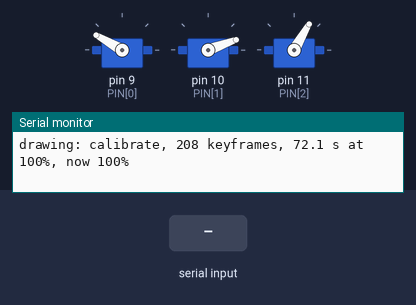
Simulated run of this sketch. Board: Arduino Uno, built with avr-gcc and run on an emulated ATmega328P. Shown: 3 × servo, the last lines printed to the serial monitor. Inputs (shaded band) come from the test bench.

Above: at 1.2 s.
1.3 s: "go\n" received over Serial
At 1.68 s:
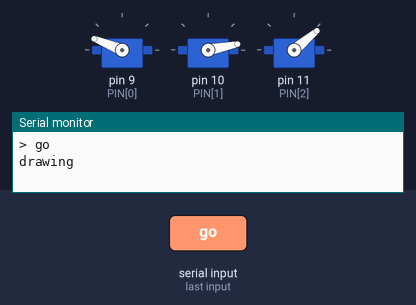
4.3 s: "stop\n" received over Serial
At 5.5 s:
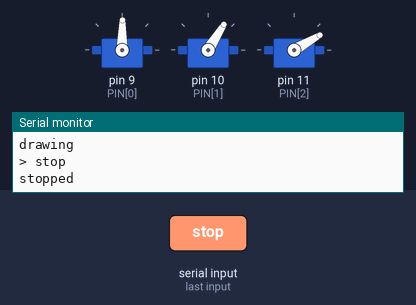
5.9 s: "park\n" received over Serial
At 6.34 s:
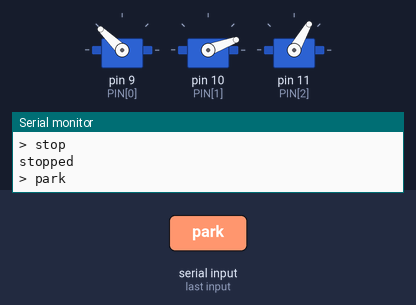
7.9 s: "loop\n" received over Serial
At 8.69 s:
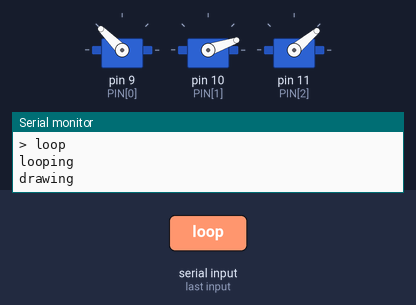
13.9 s: "go\n" received over Serial
16.9 s: "park\n" received over Serial
Timing chart, 0 to 19.9 s (numbered marks = the images above; inputs shaded):
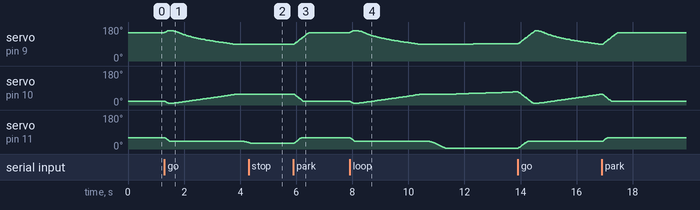

The sketch:

playback.ino
```cpp
// Clockedin playback: the board draws one drawing by itself, from drawing.h, with no app or computer once it is
// uploaded. Make drawing.h with "./firmware/arm draw <what>" (app/tools/arduino-export.mjs plans it exactly as
// the app does). It moves the servos between keyframes once per servo frame, the same way firmware/clockedin does.
// Nothing starts or stops at once, because a servo told to stop dead overshoots: the keyframes speed up and slow
// down already, glides ramp at SERVO_ACCEL, and stop and speed ease the drawing's clock over STOP_MS.
// Serial Monitor at 115200 baud, newline:
//   go           draw it from the start          stop     ease to a halt and hold
//   park         glide to the park pose           loop     draw it again and again (loop again to stop)
//   speed 50     play at 50% (or 25 to 200)       info     what drawing.h holds
#include <Servo.h>
#include <avr/pgmspace.h>
#include "arm_config.h"
#include "drawing.h"

#define AUTOSTART 0                 // 1: draw it 3 s after power-up, with no Serial Monitor at all
const uint16_t FRAME_MS = 20;

Servo servo[3];
bool playing = false, looping = false;
uint16_t k = 0;                    // the keyframe being left
uint32_t tA = 0, tB = 0;           // its time and the next one's, ms on the drawing's clock
int16_t A[3], B[3], now3[3];
float rate = 1, want = 1, speedPct = 1;   // drawing ms per real ms, what it is easing to, and the speed asked for
float tDraw = 0;                   // ms on the drawing's clock
uint32_t lastFrame = 0, lastReport = 0;
uint8_t lastTenth = 0;
char line[24];
uint8_t len = 0;

void put(uint8_t j, long cdeg) {
  cdeg = constrain(cdeg, LIMIT_MIN[j], LIMIT_MAX[j]);
  now3[j] = cdeg;
  servo[j].writeMicroseconds(map(cdeg, 0, 18000, US_MIN[j], US_MAX[j]));
}
uint16_t keyAt(uint16_t i, uint8_t f) { return pgm_read_word(&DRAWING[i][f]); }
void load(uint16_t i, int16_t a[3]) { for (uint8_t j = 0; j < 3; j++) a[j] = keyAt(i, j + 1); }

// The fastest speed that can still stop on the spot d away, slowing by a*dt each frame (not the smooth-motion
// sqrt(2ad), which arrives too fast for 20 ms frames and stops dead in the last one).
float braking(float d, float a, float dt) { return a * dt * (sqrt(0.25 + 2 * fabs(d) / (a * dt * dt)) - 0.5); }

// glide from where the servos are to a pose at up to 120 deg/s, each servo speeding up and slowing down at
// SERVO_ACCEL; blocks until it is there
void glide(const int16_t to[3]) {
  const float A = SERVO_ACCEL * 100, V = 12000, dt = FRAME_MS / 1000.0;
  float p[3], v[3] = {0, 0, 0};
  for (uint8_t j = 0; j < 3; j++) p[j] = now3[j];
  for (bool moving = true; moving; delay(FRAME_MS)) {
    moving = false;
    for (uint8_t j = 0; j < 3; j++) {
      float d = to[j] - p[j], w = min(V, braking(d, A, dt));
      v[j] += constrain((d < 0 ? -w : w) - v[j], -A * dt, A * dt);
      if (fabs(d) < 1 || fabs(v[j] * dt) >= fabs(d)) { p[j] = to[j]; v[j] = 0; } else { p[j] += v[j] * dt; moving = true; }
      put(j, p[j]);
    }
  }
}
void park() { playing = false; glide(PARK); Serial.println(F("parked")); }

void info() {
  Serial.print(F("drawing: ")); Serial.print(F(DRAWING_NAME)); Serial.print(F(", ")); Serial.print(DRAWING_KEYS);
  Serial.print(F(" keyframes, ")); Serial.print(DRAWING_MS / 1000.0, 1); Serial.print(F(" s at 100%, now ")); Serial.print((int)(speedPct * 100)); Serial.println('%');
}

void go() {
  int16_t first[3]; load(0, first);
  glide(first);                              // the first keyframe is the park pose: get there gently
  k = 0; tA = 0; load(0, A); load(1, B); tB = keyAt(1, 0);
  tDraw = 0; rate = want = speedPct; lastFrame = millis(); lastTenth = 0; playing = true;
  Serial.println(F("drawing"));
}

void setup() {
  Serial.begin(115200);
  for (uint8_t j = 0; j < 3; j++) { now3[j] = PARK[j]; servo[j].writeMicroseconds(map(PARK[j], 0, 18000, US_MIN[j], US_MAX[j])); servo[j].attach(PIN[j], US_MIN[j], US_MAX[j]); }
  Serial.println(F("Clockedin playback. Parked. Type go to draw, or help."));
  info();
  if (AUTOSTART) { delay(3000); go(); }
}

void loop() {
  while (Serial.available()) {
    char c = Serial.read();
    if (c == '\n' || c == '\r') { if (len) { line[len] = 0; handle(line); len = 0; } }
    else if (len < sizeof(line) - 1) line[len++] = tolower(c);
  }
  uint32_t ms = millis();
  if (ms - lastFrame >= FRAME_MS) { float dt = ms - lastFrame; lastFrame = ms; if (playing) frame(dt); }
}

// One servo frame: ease the clock's rate toward what was asked (0 after stop), move the drawing's clock on, find
// the keyframes either side of it and move to the point between.
void frame(float dt) {
  rate += constrain(want - rate, -dt / STOP_MS, dt / STOP_MS);
  if (want == 0 && rate <= 0) { rate = 0; playing = false; Serial.println(F("stopped")); return; }
  tDraw += dt * rate;
  uint32_t t = tDraw;
  while (t >= tB) {
    if (k + 2 >= DRAWING_KEYS) {             // past the last keyframe
      for (uint8_t j = 0; j < 3; j++) put(j, B[j]);
      playing = false; Serial.println(F("done"));
      if (looping) { delay(2000); go(); }
      return;
    }
    k++; tA = tB; for (uint8_t j = 0; j < 3; j++) A[j] = B[j];
    load(k + 1, B); tB += keyAt(k + 1, 0);
  }
  float u = tB > tA ? (float)(t - tA) / (float)(tB - tA) : 1;
  for (uint8_t j = 0; j < 3; j++) put(j, A[j] + (long)((B[j] - A[j]) * u));
  uint8_t tenth = (uint8_t)(10UL * t / DRAWING_MS);
  if (tenth != lastTenth) { lastTenth = tenth; Serial.print(tenth * 10); Serial.print(F("%  ")); Serial.print(t / 1000.0, 1); Serial.println(F(" s")); }
}

void handle(char *s) {
  Serial.print(F("> ")); Serial.println(s);
  if (!strcmp(s, "go")) go();
  else if (!strcmp(s, "stop")) { if (playing) want = 0; }   // says stopped once it has eased to a halt
  else if (!strcmp(s, "park")) park();
  else if (!strcmp(s, "loop")) { looping = !looping; Serial.println(looping ? F("looping") : F("not looping")); if (looping && !playing) go(); }
  else if (!strncmp(s, "speed", 5)) { speedPct = constrain(atoi(s + 5), 25, 200) / 100.0; if (playing && want) want = speedPct; info(); }
  else if (!strcmp(s, "info")) info();
  else Serial.println(F("go  stop  park  loop  speed <25-200>  info"));
}
```

drawing.h
```cpp
// Generated by app/tools/arduino-export.mjs (2026-10-24 23:35): "calibrate", at 0.5x speed.
// 4 strokes, 565 waypoints, 208 keyframes, 72.1 s. Planned as the app plans it, for the arm in app/arm.config.json.
// Each row: { ms since the previous row, base, elbow, tilt } in centi-degrees of servo travel.
#pragma once
#define DRAWING_NAME "calibrate"
const uint16_t DRAWING_KEYS = 208;
const uint32_t DRAWING_MS = 72088UL;
const uint16_t DRAWING[][4] PROGMEM = {
  {0, 16000, 1000, 4000},
  {126, 15743, 1075, 4000},
  {92, 15220, 1271, 4000},
  {100, 14594, 1487, 4000},
  {98, 14048, 1699, 4000},
  {132, 13414, 1978, 4000},
  {166, 12737, 2323, 4000},
  {164, 12154, 2667, 4000},
  {232, 11449, 3147, 4000},
  {230, 10837, 3631, 4000},
  {296, 10143, 4260, 4000},
  {462, 9195, 5264, 4000},
  {138, 8942, 5559, 4000},
  {50, 8880, 5633, 4000},
  {90, 8818, 5707, 4000},
  {72, 8934, 5739, 4000},
  {110, 8948, 5772, 4000},
  {86, 8948, 5772, 3863},
  {86, 8948, 5772, 3473},
  {86, 8948, 5772, 2889},
  {86, 8948, 5772, 2200},
  {86, 8948, 5772, 1511},
  {86, 8948, 5772, 927},
  {86, 8948, 5772, 537},
  {86, 8948, 5772, 400},
  {100, 8948, 5772, 400},
  {540, 9033, 5997, 400},
  {1100, 9143, 6547, 400},
  {800, 9162, 6991, 400},
  {100, 9061, 7049, 400},
  {1200, 8993, 7793, 400},
  {1000, 8860, 8481, 400},
  {140, 8843, 8553, 400},
  {86, 8843, 8553, 537},
  {86, 8843, 8553, 927},
  {86, 8843, 8553, 1511},
  {86, 8843, 8553, 2200},
  {86, 8843, 8553, 2889},
  {86, 8843, 8553, 3473},
  {86, 8843, 8553, 3863},
  {86, 8843, 8553, 4000},
  {100, 8843, 8553, 4000},
  {178, 9068, 8381, 4000},
  {468, 9924, 7955, 4000},
  {394, 10626, 7697, 4000},
  {172, 10908, 7618, 4000},
  {52, 10963, 7605, 4000},
  {118, 11018, 7592, 4000},
  {102, 10869, 7716, 4000},
  {110, 10820, 7741, 4000},
  {86, 10820, 7741, 3863},
  {86, 10820, 7741, 3473},
  {86, 10820, 7741, 2889},
  {86, 10820, 7741, 2200},
  {86, 10820, 7741, 1511},
  {86, 10820, 7741, 927},
  {86, 10820, 7741, 537},
  {86, 10820, 7741, 400},
  {100, 10820, 7741, 400},
  {240, 10690, 7809, 400},
  {1300, 9830, 8316, 400},
  {1200, 9023, 8890, 400},
  {1200, 8202, 9572, 400},
  {1100, 7427, 10306, 400},
  {1000, 6693, 11082, 400},
  {416, 6387, 11428, 400},
  {116, 6512, 11239, 400},
  {900, 6691, 10502, 400},
  {1000, 6808, 9792, 400},
  {1100, 6848, 9117, 400},
  {100, 6747, 9061, 400},
  {1200, 6682, 8443, 400},
  {1200, 6515, 7928, 400},
  {816, 6348, 7641, 400},
  {116, 6516, 7562, 400},
  {1500, 7563, 6436, 400},
  {1600, 8763, 5344, 400},
  {1200, 9762, 4592, 400},
  {1000, 10687, 4011, 400},
  {1014, 11722, 3477, 400},
  {116, 11737, 3628, 400},
  {1000, 11815, 4167, 400},
  {200, 11817, 4281, 400},
  {100, 11716, 4338, 400},
  {1200, 11643, 5061, 400},
  {1400, 11431, 5977, 400},
  {1500, 11082, 7048, 400},
  {800, 10851, 7662, 400},
  {140, 10820, 7741, 400},
  {86, 10820, 7741, 537},
  {86, 10820, 7741, 927},
  {86, 10820, 7741, 1511},
  {86, 10820, 7741, 2200},
  {86, 10820, 7741, 2889},
  {86, 10820, 7741, 3473},
  {86, 10820, 7741, 3863},
  {86, 10820, 7741, 4000},
  {100, 10820, 7741, 4000},
  {126, 10938, 7571, 4000},
  {92, 10970, 7432, 4000},
  {430, 11120, 6584, 4000},
  {330, 11157, 5991, 4000},
  {34, 11056, 5935, 4000},
  {138, 11047, 5714, 4000},
  {50, 11042, 5661, 4000},
  {96, 11037, 5607, 4000},
  {80, 10976, 5739, 4000},
  {110, 10916, 5772, 4000},
  {86, 10916, 5772, 3863},
  {86, 10916, 5772, 3473},
  {86, 10916, 5772, 2889},
  {86, 10916, 5772, 2200},
  {86, 10916, 5772, 1511},
  {86, 10916, 5772, 927},
  {86, 10916, 5772, 537},
  {86, 10916, 5772, 400},
  {100, 10916, 5772, 400},
  {240, 10756, 5860, 400},
  {1400, 9664, 6547, 400},
  {1400, 8620, 7349, 400},
  {1300, 7679, 8198, 400},
  {400, 7392, 8481, 400},
  {140, 7321, 8553, 400},
  {86, 7321, 8553, 537},
  {86, 7321, 8553, 927},
  {86, 7321, 8553, 1511},
  {86, 7321, 8553, 2200},
  {86, 7321, 8553, 2889},
  {86, 7321, 8553, 3473},
  {86, 7321, 8553, 3863},
  {86, 7321, 8553, 4000},
  {100, 7321, 8553, 4000},
  {120, 7256, 8629, 4000},
  {90, 7128, 8781, 4000},
  {132, 6870, 9093, 4000},
  {50, 6805, 9173, 4000},
  {98, 6741, 9253, 4000},
  {88, 6844, 9107, 4000},
  {110, 6847, 9061, 4000},
  {86, 6847, 9061, 3863},
  {86, 6847, 9061, 3473},
  {86, 6847, 9061, 2889},
  {86, 6847, 9061, 2200},
  {86, 6847, 9061, 1511},
  {86, 6847, 9061, 927},
  {86, 6847, 9061, 537},
  {86, 6847, 9061, 400},
  {100, 6847, 9061, 400},
  {240, 6852, 8940, 400},
  {800, 6916, 8421, 400},
  {800, 7076, 7830, 400},
  {800, 7334, 7196, 400},
  {800, 7695, 6551, 400},
  {800, 8166, 5926, 400},
  {800, 8746, 5360, 400},
  {698, 9329, 4948, 400},
  {700, 9951, 4641, 400},
  {500, 10390, 4505, 400},
  {500, 10798, 4443, 400},
  {100, 10875, 4437, 400},
  {100, 10947, 4539, 400},
  {500, 11267, 4591, 400},
  {500, 11503, 4719, 400},
  {400, 11625, 4872, 400},
  {400, 11685, 5065, 400},
  {200, 11698, 5172, 400},
  {100, 11595, 5231, 400},
  {550, 11525, 5583, 400},
  {548, 11369, 5975, 400},
  {700, 11061, 6516, 400},
  {900, 10541, 7240, 400},
  {1400, 9580, 8332, 400},
  {950, 8905, 8970, 400},
  {750, 8395, 9385, 400},
  {600, 8021, 9633, 400},
  {600, 7682, 9811, 400},
  {598, 7392, 9894, 400},
  {300, 7262, 9909, 400},
  {100, 7226, 9803, 400},
  {500, 7053, 9755, 400},
  {600, 6893, 9623, 400},
  {700, 6785, 9355, 400},
  {632, 6747, 9061, 400},
  {86, 6747, 9061, 537},
  {86, 6747, 9061, 927},
  {86, 6747, 9061, 1511},
  {86, 6747, 9061, 2200},
  {86, 6747, 9061, 2889},
  {86, 6747, 9061, 3473},
  {86, 6747, 9061, 3863},
  {86, 6747, 9061, 4000},
  {100, 6747, 9061, 4000},
  {126, 6908, 8965, 4000},
  {92, 7029, 8776, 4000},
  {466, 7854, 7533, 4000},
  {498, 8725, 6315, 4000},
  {630, 9883, 4882, 4000},
  {398, 10701, 4017, 4000},
  {300, 11397, 3382, 4000},
  {232, 12015, 2892, 4000},
  {198, 12625, 2472, 4000},
  {134, 13087, 2192, 4000},
  {132, 13611, 1909, 4000},
  {132, 14215, 1623, 4000},
  {100, 14738, 1404, 4000},
  {142, 15564, 1105, 4000},
  {52, 15800, 1028, 4000},
  {126, 16050, 950, 4000},
};
```

arm_config.h
```cpp
// Generated from app/arm.config.json by app/tools/arduino-export.mjs (2026-10-25 02:25).
// Change the config (or the app's Arm setup page) and run "./firmware/arm config", not this file.
// Angles are centi-degrees of servo travel (0 to 18000) unless they say deg.
#pragma once
#define ARM_NAME "Clockedin arm"
const uint8_t PIN[3] = {9, 10, 11};              // base, elbow, tilt signal pins
const int US_MIN[3] = {544, 544, 544};         // pulse at 0 deg of servo travel
const int US_MAX[3] = {2400, 2400, 2400};      // pulse at 180 deg
const int16_t LIMIT_MIN[3] = {0, 0, 0};
const int16_t LIMIT_MAX[3] = {18000, 18000, 18000};
const int16_t PARK[3] = {15000, 2000, 6000};       // beside the drawing, pen lifted
const int16_t TILT_DRAW = 3000, TILT_LIFT = 6000, TILT_ERASE = 17000;
// geometry for moving the pen to a board point: servo deg = OFFSET + DIR * RATIO * joint deg
const float OFFSET[3] = {-60, 175, 90}, DIR[3] = {1, 1, 1}, RATIO[3] = {1, 1, 1};
const float L1 = 157, L2 = 190, NIB_ALONG = 0.00, NIB_SIDE = 3.00;   // mm; the nib sits NIB_ALONG past the forearm's tip and NIB_SIDE across it
// a servo told to stop dead overshoots: moves the board makes itself (park, jog, the motor test) speed up and slow
// down at SERVO_ACCEL (deg/s²), the motor test's pen at PEN_ACCEL (mm/s²), and a stop eases out over STOP_MS
const float SERVO_ACCEL = 1500, PEN_ACCEL = 1000;
const uint16_t STOP_MS = 120;
const bool ELBOW_UP = false;
const float BOARD_CX = 36.0, BOARD_CY = 194.5;   // mm from the base: the middle of the drawing area
```

Measured:
- after the input at 1.3 s, servo on pin 11 (PIN[2]): moves from 60° to 35° over 3.0 s, starting at once
- after the input at 4.3 s, servo on pin 9 (PIN[0]): stays 89° (without the input it goes to 90° after 0.63 s); servo on pin 10 (PIN[1]): stays 58° (without the input it goes to 59° after 0.81 s); servo on pin 11 (PIN[2]): goes on until 4.4 s, then stays 30°
- after the input at 5.9 s, servo on pin 9 (PIN[0]): moves from 89° to 150° over 0.57 s, starting at once; servo on pin 10 (PIN[1]): moves from 58° to 20° over 0.36 s, starting at once; servo on pin 11 (PIN[2]): moves from 30° to 60° over 0.29 s, starting at once
- after the input at 7.9 s, servo on pin 11 (PIN[2]): moves from 60° to 4° over 3.5 s, starting at once
